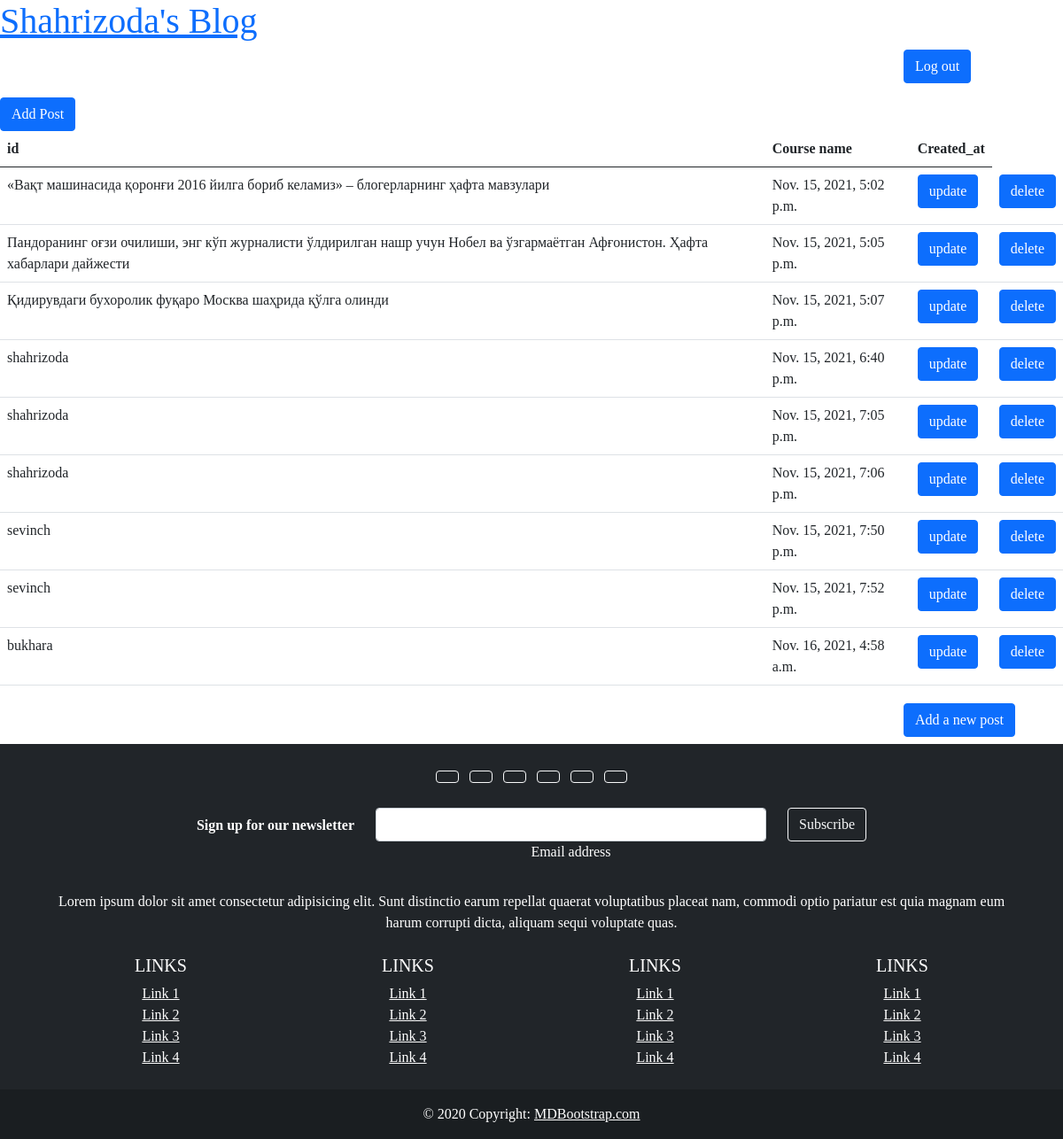
The page /all-post/ (signed in) on the database as committed earlier.
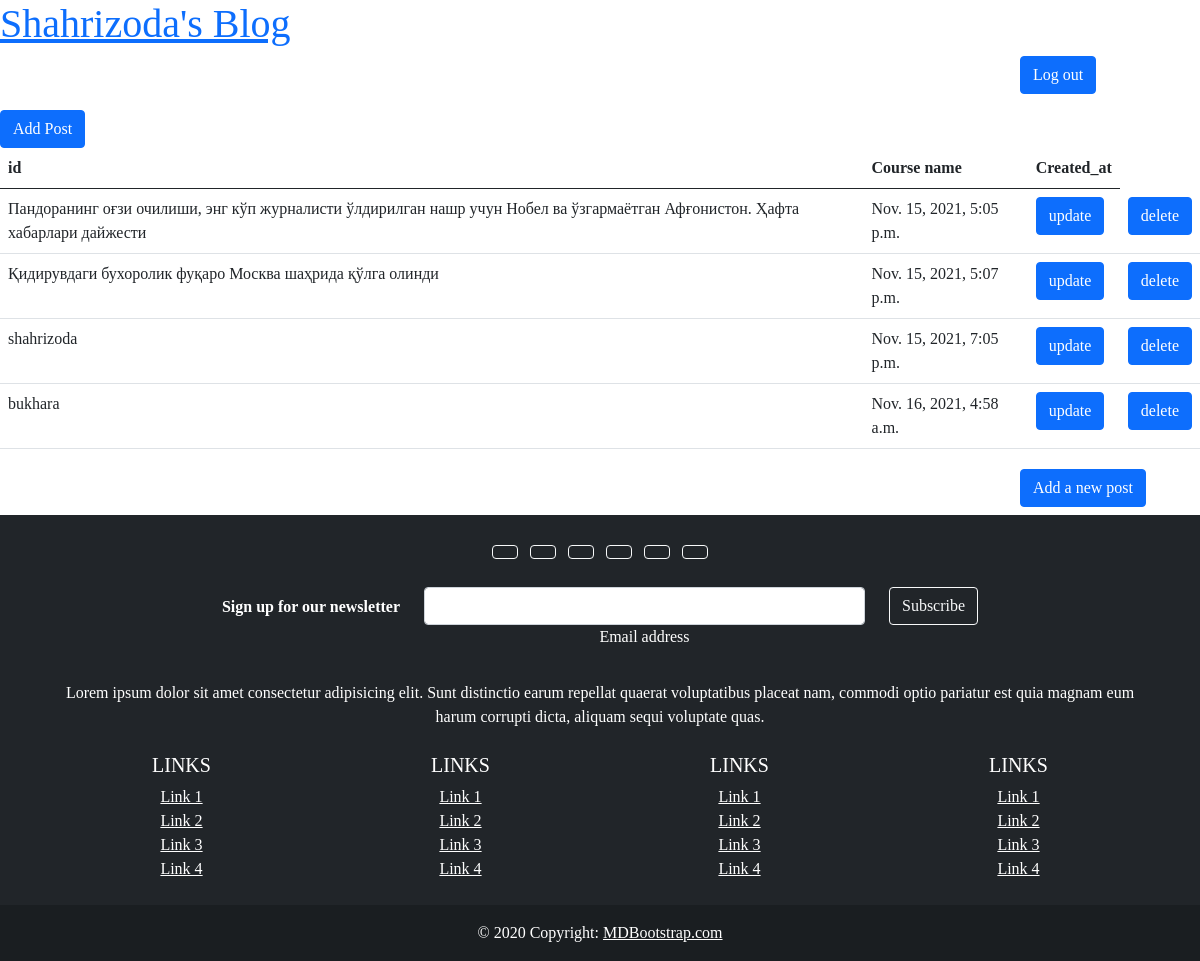
The same page on the database as committed later.
### blog/models.py (models this page shows, shortened)
class Post(models.Model):
    title=models.CharField(max_length=300)
    body=models.TextField()
    author=models.ForeignKey(
        'auth.User',
        on_delete=models.CASCADE
    ),
    created_at=models.DateTimeField(auto_now=True)
    objects= models.Manager()

### blog/views.py (the view)
# urls.py: path('all-post/',all_post,name='all_post'),
@login_required(login_url='login')
def all_post(request):
    post=Post.objects.all().order_by('created_at')
    return render(request,'all_post.html',{'post':post})

### templates/all_post.html (shortened to what this page needs)
{% extends 'base.html' %}
{% block content %}
<a href="{% url 'add_post' %}" class="btn btn-primary">Add Post</a>
<table class="table">
  <thead>
    <tr>
      <th scope="col">id</th>
      <th scope="col">Course name</th>
      <th scope="col">Created_at</th>
    </tr>
  </thead>
  <tbody>
  {% for post in post %}
  <tr>
      <td>{{ post.title }}</td>
      <td >{{ post.created_at }}</td>
      <td><a class="btn btn-primary" href="{% url 'update_post' course.id %}">update</a></td>
      <td><a class="btn btn-primary" href="{% url  'delete_post' course.id %}">delete</a></td>
    </tr>
{% endfor %}
  </tbody>
</table>
{% endblock content %}

### templates/base.html (shortened to what this page needs)
{% load static %}
<!DOCTYPE html>
<html lang="en">
<head>
    <link href="https://cdn.jsdelivr.net/npm/bootstrap@5.0.2/dist/css/bootstrap.min.css" rel="stylesheet">
</head>
<body>
    <header>
        <h1><a href="{% url 'home' %}">Shahrizoda's Blog</a></h1>
    </header>
    {% if user.is_authenticated %}
    <p><a href="{% url 'logout' %}" class="btn btn-primary" style="margin-left: 85%; ">Log out</a></p>
    {% endif %}
    {% block content %}
    {% endblock content %}
    <h2><a class="btn btn-primary" href="{% url 'add_post' %} " style="margin-left: 85%;">Add a new post</a></h2>
<footer class="bg-dark text-center text-white">
    <div class="container p-4">
      <section class="mb-4">
        <a class="btn btn-outline-light btn-floating m-1" href="#!" role="button"
          ></a>
        <a class="btn btn-outline-light btn-floating m-1" href="#!" role="button"
          ></a>
        <a class="btn btn-outline-light btn-floating m-1" href="#!" role="button"
          ></a>
        <a class="btn btn-outline-light btn-floating m-1" href="#!" role="button"
          ></a>
        <a class="btn btn-outline-light btn-floating m-1" href="#!" role="button"
          ></a>
        <a class="btn btn-outline-light btn-floating m-1" href="#!" role="button"
          ></a>
      </section>
      <section class="">
        <form action="">
          <div class="row d-flex justify-content-center">
            <div class="col-auto">
              <p class="pt-2">
                <strong>Sign up for our newsletter</strong>
              </p>
            </div>
            <div class="col-md-5 col-12">
              <div class="form-outline form-white mb-4">
                <input type="email" id="form5Example21" class="form-control" />
                <label class="form-label" for="form5Example21">Email address</label>
              </div>
            </div>
            <div class="col-auto">
              <button type="submit" class="btn btn-outline-light mb-4">
                Subscribe
              </button>
            </div>
          </div>
        </form>
      </section>
      <section class="mb-4">
        <p>
          Lorem ipsum dolor sit amet consectetur adipisicing elit. Sunt distinctio earum
          repellat quaerat voluptatibus placeat nam, commodi optio pariatur est quia magnam
          eum harum corrupti dicta, aliquam sequi voluptate quas.
        </p>
      </section>
      <section class="">
        <div class="row">
          <div class="col-lg-3 col-md-6 mb-4 mb-md-0">
            <h5 class="text-uppercase">Links</h5>
            <ul class="list-unstyled mb-0">
              <li>
                <a href="#!" class="text-white">Link 1</a>
              </li>
              <li>
                <a href="#!" class="text-white">Link 2</a>
              </li>
              <li>
                <a href="#!" class="text-white">Link 3</a>
              </li>
              <li>
                <a href="#!" class="text-white">Link 4</a>
              </li>
            </ul>
          </div>
          <div class="col-lg-3 col-md-6 mb-4 mb-md-0">
            <h5 class="text-uppercase">Links</h5>
            <ul class="list-unstyled mb-0">
              <li>
                <a href="#!" class="text-white">Link 1</a>
              </li>
              <li>
                <a href="#!" class="text-white">Link 2</a>
              </li>
              <li>
                <a href="#!" class="text-white">Link 3</a>
              </li>
              <li>
                <a href="#!" class="text-white">Link 4</a>
              </li>
            </ul>
          </div>
          <div class="col-lg-3 col-md-6 mb-4 mb-md-0">
            <h5 class="text-uppercase">Links</h5>
            <ul class="list-unstyled mb-0">
              <li>
                <a href="#!" class="text-white">Link 1</a>
              </li>
              <li>
                <a href="#!" class="text-white">Link 2</a>
              </li>
              <li>
                <a href="#!" class="text-white">Link 3</a>
              </li>
              <li>
                <a href="#!" class="text-white">Link 4</a>
              </li>
            </ul>
          </div>
          <div class="col-lg-3 col-md-6 mb-4 mb-md-0">
            <h5 class="text-uppercase">Links</h5>
            <ul class="list-unstyled mb-0">
              <li>
                <a href="#!" class="text-white">Link 1</a>
              </li>
              <li>
                <a href="#!" class="text-white">Link 2</a>
              </li>
              <li>
                <a href="#!" class="text-white">Link 3</a>
              </li>
              <li>
                <a href="#!" class="text-white">Link 4</a>
              </li>
            </ul>
          </div>
        </div>
      </section>
    </div>
    <div class="text-center p-3" style="background-color: rgba(0, 0, 0, 0.2);">
      © 2020 Copyright:
      <a class="text-white" href="https://mdbootstrap.com/">MDBootstrap.com</a>
    </div>
  </footer>
</body>
</html>

### templates/base.html (style rules this page uses)
body { font-family: cursive; text-decoration: none; }

Rows that differ between the two databases and show on the page:
removed Post: title "«Вақт машинасида қоронғи 2016 йилга бориб келамиз» – блогерларнинг ҳафта мавзулари", created_at "Nov. 15, 2021, 5:02 p.m."
removed Post: title "shahrizoda", created_at "Nov. 15, 2021, 6:40 p.m."
removed Post: title "shahrizoda", created_at "Nov. 15, 2021, 7:06 p.m."
removed Post: title "sevinch", created_at "Nov. 15, 2021, 7:50 p.m."
removed Post: title "sevinch", created_at "Nov. 15, 2021, 7:52 p.m."
